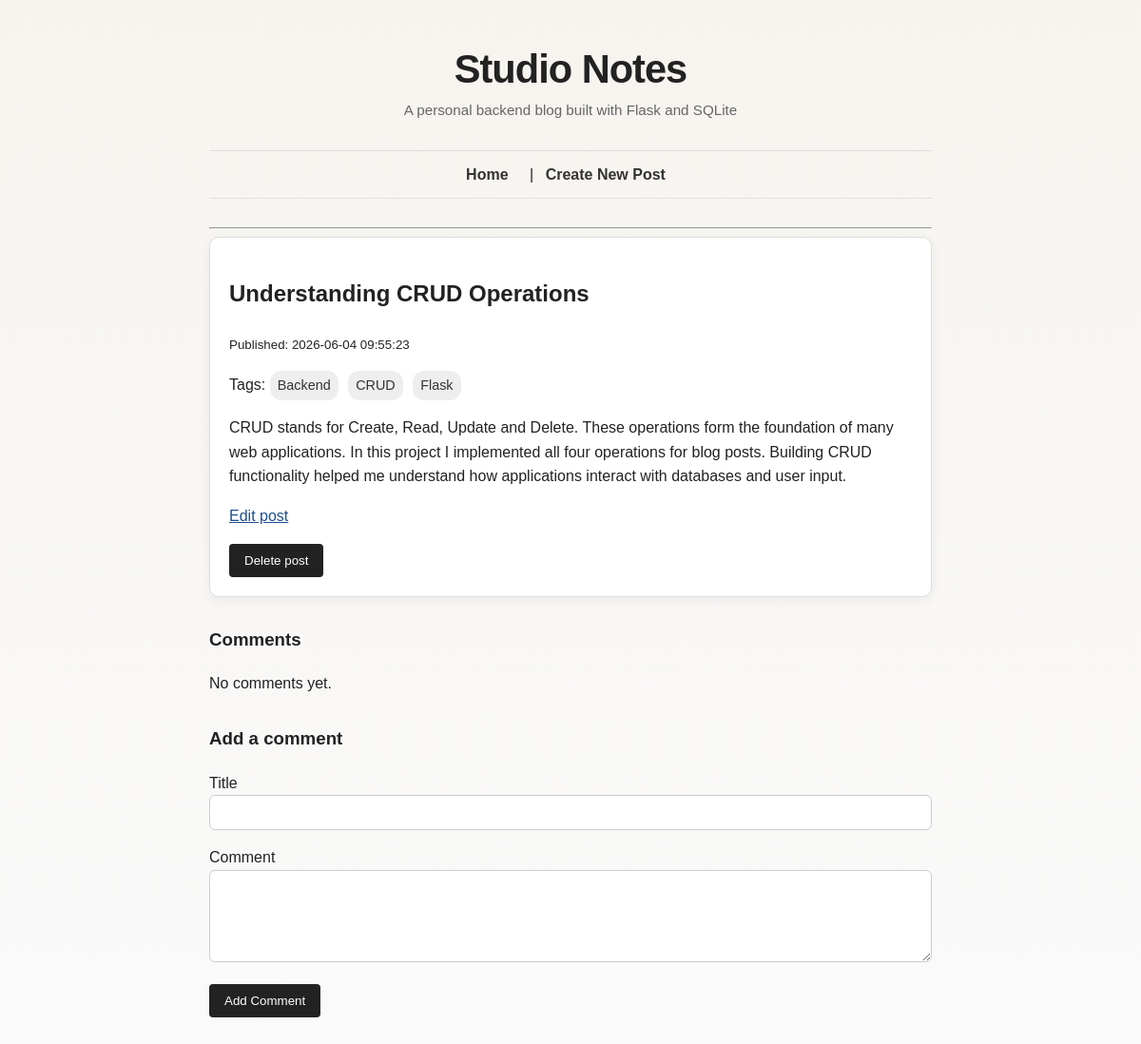
Page /posts/3 on the committed database.
### tables this page shows
CREATE TABLE posts (
    id INTEGER PRIMARY KEY AUTOINCREMENT,
    title TEXT NOT NULL,
    body TEXT NOT NULL,
    created_at TEXT NOT NULL DEFAULT CURRENT_TIMESTAMP,
    updated_at TEXT
);

CREATE TABLE tags (
    id INTEGER PRIMARY KEY AUTOINCREMENT,
    name TEXT NOT NULL UNIQUE
);

### app.py (the view)
@app.route("/posts/<int:post_id>")
def show_post(post_id):
    post = database.get_post(post_id)
    if post is None:
        return render_template("post.html", post=None)
    comments = database.get_comments_for_post(post_id)
    tags = database.get_tags_for_post(post_id)
    return render_template(
        "post.html",
        post=post,
        comments=comments,
        tags=tags
    )

### database.py (called while the page is built)
def get_db_connection():
    connection = sqlite3.connect(DATABASE)
    connection.row_factory = sqlite3.Row
    return connection

def get_post(post_id):
    connection = get_db_connection()
    post = connection.execute(
        "SELECT * FROM posts WHERE id = ?",
        (post_id,)
    ).fetchone()
    connection.close()
    return post

def get_comments_for_post(post_id):
    connection = get_db_connection()
    comments = connection.execute(
        "SELECT * FROM comments WHERE post_id = ? ORDER BY created_at DESC",
        (post_id,)
    ).fetchall()
    connection.close()
    return comments

def get_tags_for_post(post_id):
    connection = get_db_connection()
    tags = connection.execute(
        """
        SELECT tags.*
        FROM tags
        JOIN post_tags ON tags.id = post_tags.tag_id
        WHERE post_tags.post_id = ?
        ORDER BY tags.name
        """,
        (post_id,)
    ).fetchall()
    connection.close()
    return tags

### templates/post.html (shortened to what this page needs)
{% extends "layout.html" %}
{% block content %}
{% if post %}
    <article>
        <h2>{{ post.title }}</h2>
        <p><small>Published: {{ post.created_at }}</small></p>
        {% if tags %}
            <p>
                Tags:
                {% for tag in tags %}
                    <a class="tag" href="/tags/{{ tag.name }}">{{ tag.name }}</a>
                {% endfor %}
            </p>
        {% endif %}
        <p>{{ post.body }}</p>
        <p>
            <a href="/posts/{{ post.id }}/edit">Edit post</a>
        </p>
        <form action="/posts/{{ post.id }}/delete" method="POST" onsubmit="return confirm('Are you sure you want to delete this post?');">
           <button type="submit">Delete post</button>
        </form>
    </article>
    <section>
        <h3>Comments</h3>
        {% if comments %}
            {% for comment in comments %}
                <article class="comment">
                   <h4>{{ comment.title }}</h4>
                   <p><small>{{ comment.created_at }}</small></p>
                   <p>{{ comment.body }}</p>
                </article>
            {% endfor %}
        {% else %}
            <p>No comments yet.</p>
        {% endif %}
    </section>
    <section>
        <h3>Add a comment</h3>
        <form action="/posts/{{ post.id }}/comments" method="POST">
            <p>
                <label for="title">Title</label><br>
                <input type="text" id="title" name="title">
            </p>
            <p>
                <label for="body">Comment</label><br>
                <textarea id="body" name="body" rows="5"></textarea>
            </p>
            <button type="submit">Add Comment</button>
        </form>
    </section>
{% else %}
    <p>Post not found.</p>
{% endif %}
{% endblock %}

### static/style.css (style rules this page uses)
body { font-family: Arial, sans-serif; max-width: 760px; margin: 40px auto; padding: 0 20px; line-height: 1.6; background-color: #fafafa; color: #222; }
article { background: white; padding: 20px; margin-bottom: 20px; border: 1px solid #ddd; }
input, textarea { width: 100%; padding: 10px; box-sizing: border-box; }
button { padding: 10px 16px; cursor: pointer; }
a { color: #1f4f8f; }
button { border: none; background-color: #222; color: white; border-radius: 4px; }
.tag { display: inline-block; background-color: #eeeeee; color: #333; padding: 4px 8px; margin-right: 6px; border-radius: 12px; font-size: 0.9rem; text-decoration: none; }
body { background: linear-gradient(180deg, #f7f4ef 0%, #fafafa 100%); }
article { border-radius: 10px; box-shadow: 0 4px 14px rgba(0, 0, 0, 0.06); }
input, textarea { border: 1px solid #ccc; border-radius: 6px; font-family: inherit; }
button { transition: background-color 0.2s ease; }
section { margin-top: 30px; }

### rows in the picture
posts: title "Understanding CRUD Operations", created_at "2026-06-04 09:55:23", body "CRUD stands for Create, Read, Update and Delete. These operations form the foundation of many web applications. In this project I implemented all four operations for blog posts. Building CRUD functionality helped me understand how applications interact with databases and user input."
tags: name "Backend"
tags: name "CRUD"
tags: name "Flask"
